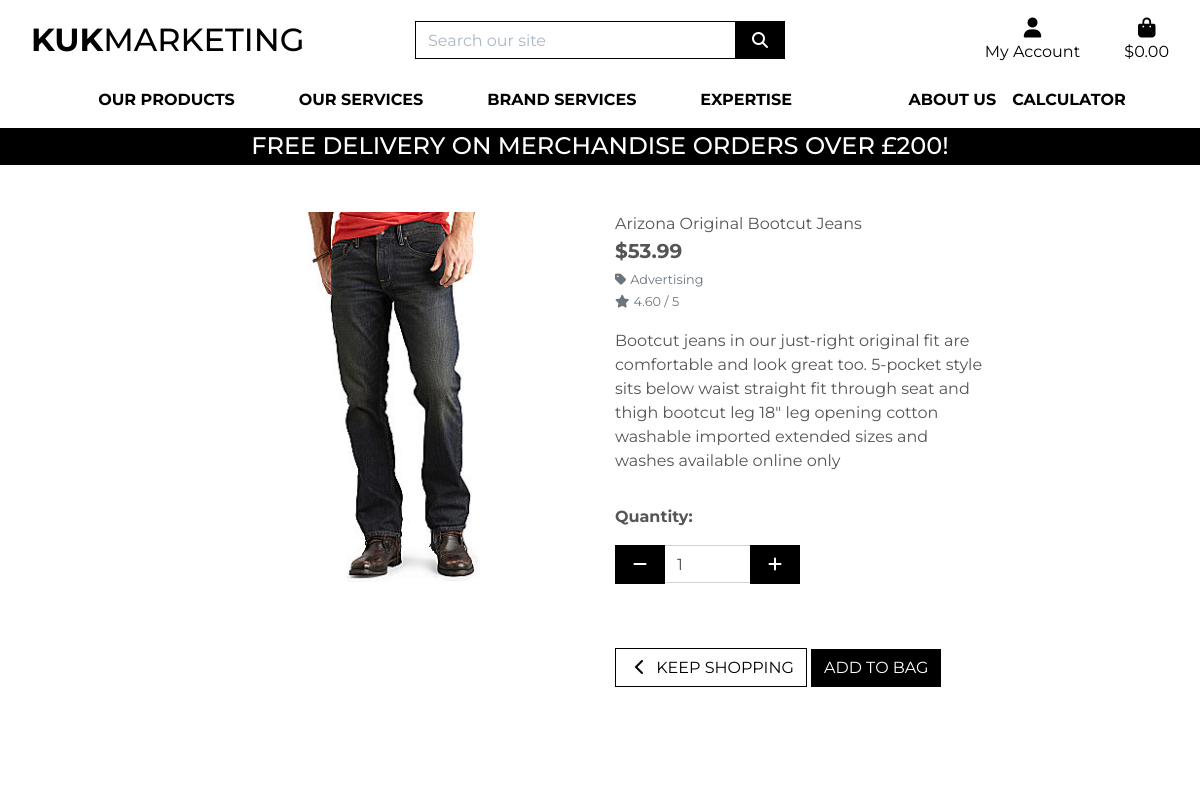
The page /products/1/ on the database its author committed.
### products/models.py (models this page shows, shortened)
class Product(models.Model):
    category = models.ForeignKey('Category', null=True, blank=True, on_delete=models.SET_NULL)
    sku = models.CharField(max_length=254, null=True, blank=True)
    name = models.CharField(max_length=254)
    description = models.TextField()
    has_sizes = models.BooleanField(default=False, null=True, blank=True)
    price = models.DecimalField(max_digits=6, decimal_places=2)
    rating = models.DecimalField(max_digits=6, decimal_places=2, null=True, blank=True)
    image_url = models.URLField(max_length=1024, null=True, blank=True)
    image = models.ImageField(null=True, blank=True)

class Category(models.Model):
    class Meta:
        verbose_name_plural = 'Categories'
    name = models.CharField(max_length=254)
    friendly_name = models.CharField(max_length=254, null=True, blank=True)

### products/views.py (the view)
# urls.py: path('<int:product_id>/', views.product_detail, name='product_detail'),
def product_detail(request, product_id):
    product = get_object_or_404(Product, pk=product_id)
    context = {
        'product': product,
    }
    return render(request, 'products/product_detail.html', context)

### bag/contexts.py (called while the page is built, shortened)
def bag_contents(request):
    bag_items = []
    total = 0
    product_count = 0
    bag = request.session.get('bag', {})
    if total < settings.FREE_DELIVERY_THRESHOLD:
        delivery = total * Decimal(settings.STANDARD_DELIVERY_PERCENTAGE / 100)
        free_delivery_delta = settings.FREE_DELIVERY_THRESHOLD - total
    else:
        delivery = 0
        free_delivery_delta = 0
    grand_total = delivery + total
    context = {
        'bag_items': bag_items,
        'total': total,
        'product_count': product_count,
        'delivery': delivery,
        'free_delivery_delta': free_delivery_delta,
        'free_delivery_threshold': settings.FREE_DELIVERY_THRESHOLD,
        'grand_total': grand_total,
    }
    return context

### products/templates/products/product_detail.html (shortened to what this page needs)
{% extends "base.html" %}
{% load static %}
{% block page_header %}
    <div class="container header-container">
    </div>
{% endblock %}
{% block content %}
    <div class="overlay"></div>
    <div class="container-fluid">
        <div class="row">
            <div class="col-12 col-md-6 col-lg-4 offset-lg-2">
                <div class="image-container my-5">
                    {% if product.image %}
                        <a href="{{ product.image.url }}" target="_blank">
                            <img class="card-img-top img-fluid" src="{{ product.image.url }}" alt="{{ product.name }}">
                        </a>
                        {% else %}
                        <a href="">
                            <img class="card-img-top img-fluid" src="{{ MEDIA_URL }}noimage.png" alt="{{ product.name }}">
                        </a>
                    {% endif %}
                </div>
            </div>
            <div class="col-12 col-md-6 col-lg-4">
                <div class="product-details-container mb-5 mt-md-5">
                    <p class="mb-0">{{ product.name }}</p>
                    <p class="lead mb-0 text-left font-weight-bold">${{ product.price }}</p>
                    {% if product.category %}
                    <p class="small mt-1 mb-0">
                        <a class="text-muted" href="{% url 'products' %}?category={{ product.category.name }}">
                            <i class="fas fa-tag mr-1"></i>{{ product.category.friendly_name }}
                        </a>
                    </p>
                    {% endif %}
                    {% if product.rating %}
                        <small class="text-muted"><i class="fas fa-star mr-1"></i>{{ product.rating }} / 5</small>
                    {% else %}
                        <small class="text-muted">No Rating</small>
                    {% endif %}
                    <p class="mt-3">{{ product.description }}</p>
                    <form class="form" action="{% url 'add_to_bag' product.id %}" method="POST">
                        <div class="form-row">
                            {% with product.has_sizes as s %}
                            <div class="col-12">
                                <p class="mt-3"><strong>Quantity:</strong></p>
                                <div class="form-group w-50">
                                    <div class="input-group">
                                        <div class="input-group-prepend">
                                            <button class="decrement-qty btn btn-black rounded-0"
                                                data-item_id="{{ product.id }}" id="decrement-qty_{{ product.id }}">
                                                <span class="icon">
                                                    <i class="fas fa-minus"></i>
                                                </span>
                                            </button>
                                        </div>
                                        <input class="form-control qty_input" type="number"
                                            name="quantity" value="1" min="1" max="99"
                                            data-item_id="{{ product.id }}"
                                            id="id_qty_{{ product.id }}">
                                        <div class="input-group-append">
                                            <button class="increment-qty btn btn-black rounded-0"
                                                data-item_id="{{ product.id }}" id="increment-qty_{{ product.id }}">
                                                <span class="icon">
                                                    <i class="fas fa-plus"></i>
                                                </span>
                                            </button>
                                        </div>
                                    </div>
                                </div>
                            </div>
                            <div class="col{% if s %}-12 mt-2{% endif %}">
                                <a href="{% url 'products' %}" class="btn btn-outline-black rounded-0 mt-5">
                                    <span class="icon">
                                        <i class="fas fa-chevron-left"></i>
                                    </span>
                                    <span class="text-uppercase">Keep Shopping</span>
                                </a>
                                <input type="submit" class="btn btn-black rounded-0 text-uppercase mt-5" value="Add to Bag">
                            </div>
                            {% endwith %}
                        </div>
                    </form>
                </div>
            </div>
        </div>
    </div>
{% endblock %}

### static/css/base.css (style rules this page uses)
html { height: 100%; font-family: 'Montserrat', sans-serif; }
body { background: url('/media/homepage_background.png') no-repeat center center fixed; background-size: cover; height: calc(100vh - 164px); color: #555; font-family: 'Montserrat'; }
.icon { align-items: center; display: inline-flex; justify-content: center; height: 1.5rem; width: 1.5rem; }
.btn-black { background: black; color: white; }
.btn-outline-black { background: white; color: black !important; border: 1px solid black; }
.overlay { height: 100%; width: 100%; top: 0; left: 0; position: fixed; background: white; z-index: -1; }
@media (min-width: 1200px) { .container { max-width: 80%; } }
@media (min-width: 992px) { .header-container { padding-top: 164px; } }

### rows shown on the page
Product: image (picture), name "Arizona Original Bootcut Jeans", price "53.99", category.friendly_name "Advertising", rating "4.60", description "Bootcut jeans in our just-right original fit are comfortable and look great too. 5-pocket style sits below waist straight fit through seat and thigh bootcut leg 18\" leg opening cotton washable imported extended sizes and washes available online only", quantity "1"
